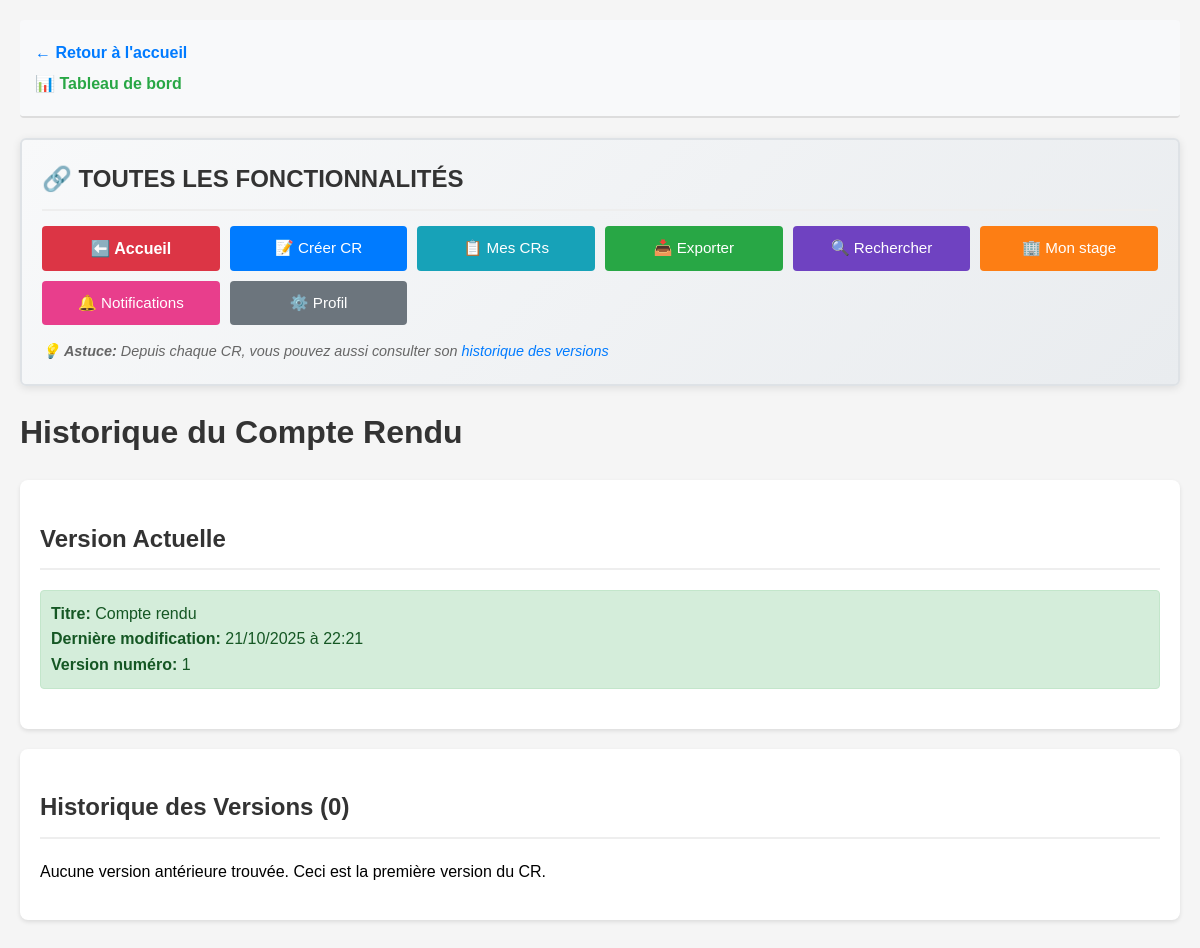
Screenshot of /historique_cr.php?id=10 (signed in) with the database file from the repository.
### tables this page shows
CREATE TABLE IF NOT EXISTS `cr` (
  `num` bigint NOT NULL AUTO_INCREMENT,
  `date` date DEFAULT NULL,
  `description` text,
  `titre` varchar(255) DEFAULT NULL,
  `contenu_html` longtext,
  `vu` tinyint(1) DEFAULT '0',
  `archivé` tinyint(1) DEFAULT '0',
  `datetime` datetime DEFAULT NULL,
  `num_version` int DEFAULT '1',
  `num_utilisateur` int DEFAULT NULL,
  `groupe_id` int DEFAULT NULL,
  PRIMARY KEY (`num`),
  KEY `num_utilisateur` (`num_utilisateur`),
  KEY `groupe_id` (`groupe_id`)
);

### historique_cr.php (the view, shortened to what this page needs)
<?php
include '_conf.php';
include 'fonctions.php';
$bdd = mysqli_connect($serveurBDD, $userBDD, $mdpBDD, $nomBDD);
$cr_id = intval($_GET['id'] ?? 0);
$query_cr = "SELECT * FROM cr WHERE num = $cr_id";
$result_cr = mysqli_query($bdd, $query_cr);
$cr = mysqli_fetch_assoc($result_cr);
$versions = getVersionsCR($cr_id);
?>
<!DOCTYPE html>
<html lang="fr">
<head>
</head>
<body>
    <div class="container">
        <h1>Historique du Compte Rendu</h1>
        <div class="card">
            <h2>Version Actuelle</h2>
            <div class="current-info">
                <strong>Titre:</strong> <?php echo htmlspecialchars($cr['titre'] ?? 'Compte rendu'); ?><br>
                <strong>Dernière modification:</strong>
                <?php echo date('d/m/Y à H:i', strtotime($cr['datetime'])); ?><br>
                <strong>Version numéro:</strong> <?php echo $cr['num_version']; ?>
            </div>
        </div>
        <div class="card">
            <h2>Historique des Versions (<?php echo count($versions); ?>)</h2>
            <?php if (count($versions) > 0): ?>
                <?php foreach ($versions as $version): ?>
                    <div class="version-item <?php echo $version['numero_version'] == $cr['num_version'] ? 'current' : ''; ?>">
                        <div class="version-header">
                            <div>
                                <div class="version-title">Version <?php echo $version['numero_version']; ?></div>
                                <div class="version-meta">
                                    par
                                    <strong><?php echo htmlspecialchars($version['prenom'] . ' ' . $version['nom']); ?></strong>
                                    le <?php echo date('d/m/Y à H:i', strtotime($version['date_creation'])); ?>
                                </div>
                            </div>
                            <span
                                class="version-badge <?php echo $version['numero_version'] == $cr['num_version'] ? 'current' : ''; ?>">
                                <?php echo $version['numero_version'] == $cr['num_version'] ? 'Actuelle' : 'Ancienne'; ?>
                            </span>
                        </div>
                        <?php if (!empty($version['note_version'])): ?>
                            <div class="version-note">
                                <strong>Note de version:</strong> <?php echo htmlspecialchars($version['note_version']); ?>
                            </div>
                        <?php endif; ?>
                        <div class="version-meta">
                            <strong>Titre:</strong> <?php echo htmlspecialchars($version['titre'] ?? 'N/A'); ?><br>
                            <strong>Description:</strong> <?php echo strip_tags(substr($version['description'], 0, 100)); ?>...
                        </div>
                        <div class="version-actions">
                            <?php if ($_SESSION['Stype'] == 0 && $cr['num_utilisateur'] == $_SESSION['Sid']): ?>
                                <a href="historique_cr.php?id=<?php echo $cr_id; ?>&restore=<?php echo $version['id']; ?>"
                                    class="btn btn-info"
                                    onclick="return confirm('Êtes-vous sûr de vouloir restaurer cette version ?');">
                                    Restaurer cette version
                                </a>
                            <?php endif; ?>
                            <a href="?id=<?php echo $cr_id; ?>&view=<?php echo $version['id']; ?>" class="btn">Consulter</a>
                        </div>
                    </div>
                <?php endforeach; ?>
            <?php else: ?>
                <p>Aucune version antérieure trouvée. Ceci est la première version du CR.</p>
            <?php endif; ?>
        </div>
    </div>
</body>
</html>

### historique_cr.php (style rules this page uses)
body { font-family: Arial, sans-serif; line-height: 1.6; margin: 0; padding: 20px; background-color: #f5f5f5; }
.container { max-width: 1200px; margin: 0 auto; }
.card { background: white; border-radius: 8px; box-shadow: 0 2px 4px rgba(0, 0, 0, 0.1); padding: 20px; margin-bottom: 20px; }
h1 { color: #333; }
h2 { color: #333; border-bottom: 2px solid #eee; padding-bottom: 10px; }
.current-info { background: #d4edda; padding: 10px; border-radius: 4px; margin-bottom: 20px; color: #155724; border: 1px solid #c3e6cb; }

### rows the page displays
cr: titre "Compte rendu", datetime "21/10/2025 à 22:21", num_version "1"

### other values shown
$icon "📊"
count($versions) "0"
